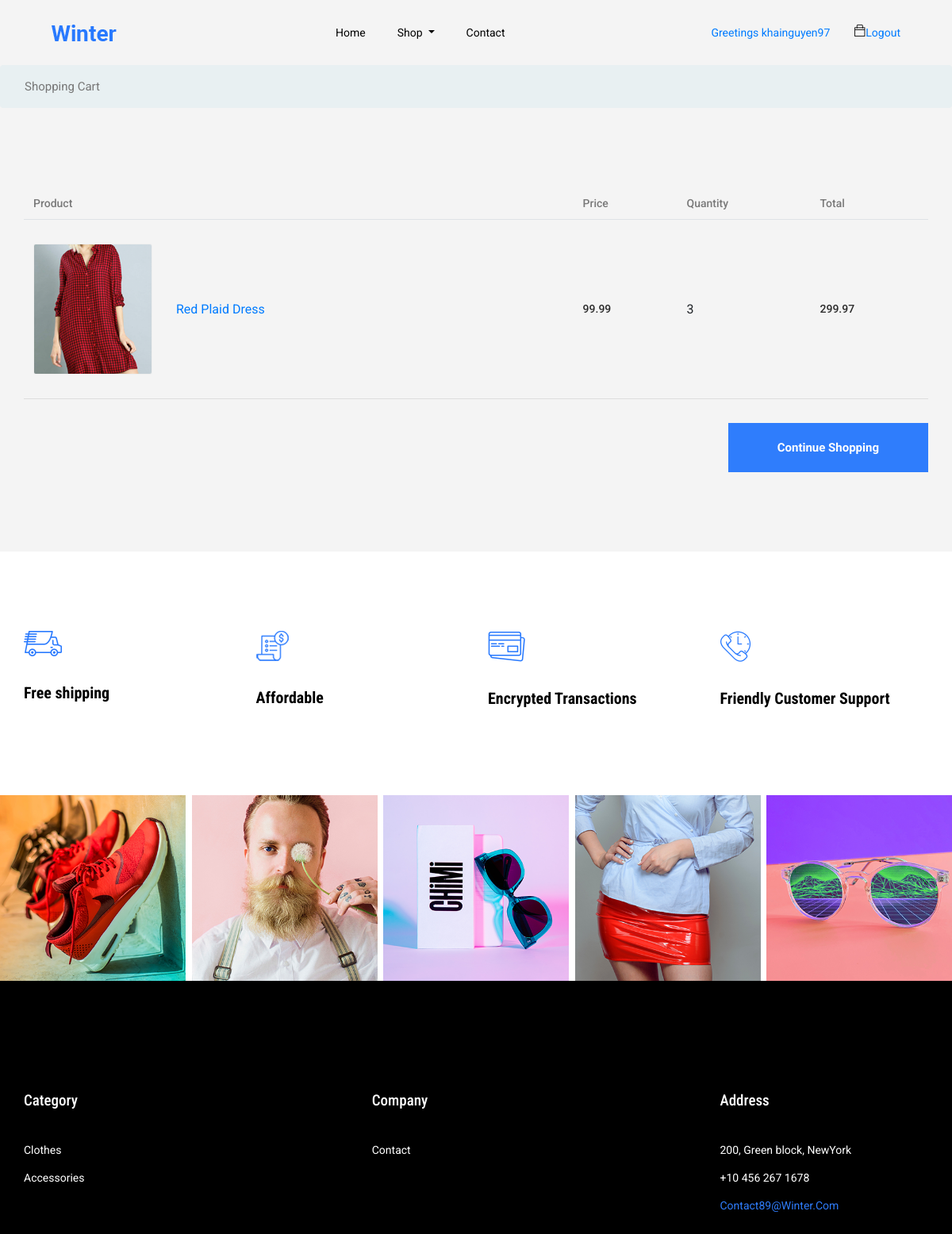
/cart.html (signed in), run on the app's committed database.
### app.py (models this page shows)
class UserAccount(UserMixin, db.Model):
    id = db.Column(db.Integer, primary_key=True)
    username = db.Column(db.String(15), unique=True)
    password = db.Column(db.String(40))
    mycart = db.relationship('Shoppingcart', backref='owner', lazy='dynamic')

class Inventory(db.Model):
    id = db.Column(db.Integer, primary_key=True)
    name = db.Column(db.String(64), unique=True)
    img_path = db.Column(db.String(120), unique=True)
    category = db.Column(db.String(1))
    quantity = db.Column(db.Integer, default = 5)
    price = db.Column(db.Integer)
    cart = db.relationship('Shoppingcart', lazy='dynamic')

### app.py (the view)
@app.route('/cart.html', methods=['POST','GET'])
@login_required
def cart():
    form = ShopForm()
    conn = None
    try:
        conn = sqlite3.connect("database.db")
    except Error as e:
        print(e)
    cur = conn.cursor()
    userID = 0
    if ('id' in session):
        userID = session['id']
    cur.execute("create table temptable as select item_id, SUM(quantity) as quantity from shoppingcart where user_id = (?) group by item_id;", [userID])
    cur.execute("select inventory.id, name, img_path, price, temptable.quantity, ROUND(temptable.quantity * price, 2) as total from inventory inner join temptable on inventory.id = temptable.item_id group by inventory.id;")
    myShoppingCart = cur.fetchall()
    cur.execute("drop table temptable;")
    conn.close()
    return render_template("cart.html", form=form, active_user='user' in session, myCart=myShoppingCart)

### app.py (called while the page is built)
@login_mng.user_loader
def load_user(userId):
    return UserAccount.query.get(int(userId))

### templates/cart.html (shortened to what this page needs)
{% extends "base.html" %}
{% block content %}
  <section class="breadcrumb breadcrumb_bg">
      <div class="container">
          <div class="row justify-content-center">
              <div class="col-lg-12">
                  <div class="breadcrumb_iner">
                      <div class="breadcrumb_iner_item">
                          <p>Shopping Cart</p>
                      </div>
                  </div>
              </div>
          </div>
      </div>
  </section>
  <section class="cart_area section_padding">
    <div class="container">
      <div class="cart_inner">
        <div class="table-responsive">
          <table class="table">
            <thead>
              <tr>
                <th scope="col">Product</th>
                <th scope="col">Price</th>
                <th scope="col">Quantity</th>
                <th scope="col">Total</th>
              </tr>
            </thead>
            <tbody>
            {% for item in myCart %}
              <tr>
                <td>
                  <div class="media">
                    <div class="d-flex">
                      <a href="/single-product.html/{{item[1]}}">
                           <img src={{item[2]}} alt="">
                      </a>
                    </div>
                    <div class="media-body">
                      <a href="/single-product.html/{{item[1]}}">{{item[1]}}</a>
                    </div>
                  </div>
                </td>
                <td>
                  <h5>{{item[3]}}</h5>
                </td>
                <td>
                  <div class="product_count">
                    <span class="input-number-decrement"> </span>
                    {{item[4]}}
                    <span class="input-number-increment"> </span>
                  </div>
                </td>
                <td>
                  <h5>{{item[5]}}</h5>
                </td>
              </tr>
            {% endfor %}
            </tbody>
          </table>
          <div class="checkout_btn_inner float-right">
            <a class="btn_1" href="/category/Clothes">Continue Shopping</a>
          </div>
        </div>
      </div>
  </section>
{% endblock %}

### templates/base.html (shortened to what this page needs)
<html>
<head>
  <link rel="stylesheet" href="/static/css/bootstrap.min.css">
  <link rel="stylesheet" href="/static/css/animate.css">
  <link rel="stylesheet" href="/static/css/owl.carousel.min.css">
  <link rel="stylesheet" href="/static/css/all.css">
  <link rel="stylesheet" href="/static/css/nice-select.css">
  <link rel="stylesheet" href="/static/css/price_rangs.css">
  <link rel="stylesheet" href="/static/css/lightslider.min.css">
  <link rel="stylesheet" href="/static/css/flaticon.css">
  <link rel="stylesheet" href="/static/css/themify-icons.css">
  <link rel="stylesheet" href="/static/css/magnific-popup.css">
  <link rel="stylesheet" href="/static/css/slick.css">
  <link rel="stylesheet" href="/static/css/style.css">
  <link rel="stylesheet" href="/static/css/review.css">
</head>
<body>
  {% block navbar %}
  <header class="main_menu home_menu">
    <div class="container-fluid">
      <div class="row align-items-center justify-content-center">
        <div class="col-lg-11">
          <nav class="navbar navbar-expand-lg navbar-light">
            <a class="navbar-brand" href="/"> <img src="/static/img/logo.png" alt="logo"> </a>
            <div class="collapse navbar-collapse main-menu-item" id="navbarSupportedContent">
              <ul class="navbar-nav">
                <li class="nav-item">
                  <a class="nav-link" href="/">Home</a>
                </li>
                <li class="nav-item dropdown">
                  <a class="nav-link dropdown-toggle" href="blog.html" id="navbarDropdown_1" role="button" data-toggle="dropdown" aria-haspopup="true" aria-expanded="false">
                    Shop
                  </a>
                </li>
                <li class="nav-item">
                  <a class="nav-link" href="/contact.html">Contact</a>
                </li>
              </ul>
            </div>
            <div class="hearer_icon d-flex">
                {% if 'user' in session %}
                  <a href="#">Greetings {{session.user}}</a>
                  <a href="/cart.html" id="navbarDropdown3" role="button" aria-haspopup="true" aria-expanded="false">
                    <i class="ti-bag"></i>
                  </a>
                  <a id="search_1" href="/logout.html">
                    Logout
                  </a>
                {% else %}
                  <a id="search_1" href="/login.html">
                    Login
                  </a>
                {% endif %}
            </div>
          </nav>
        </div>
      </div>
    </div>
  </header>
  {% endblock %}
  {% block content %}{% endblock %}
  <section class="shipping_details section_padding">
      <div class="container">
          <div class="row">
              <div class="col-lg-3 col-sm-6">
                  <div class="single_shopping_details">
                      <img src="/static/img/icon/icon_1.png" alt="">
                      <h4>Free shipping</h4>
                  </div>
              </div>
              <div class="col-lg-3 col-sm-6">
                  <div class="single_shopping_details">
                      <img src="/static/img/icon/icon_2.png" alt="">
                      <h4>Affordable</h4>
                  </div>
              </div>
              <div class="col-lg-3 col-sm-6">
                  <div class="single_shopping_details">
                      <img src="/static/img/icon/icon_3.png" alt="">
                      <h4>Encrypted Transactions</h4>
                  </div>
              </div>
              <div class="col-lg-3 col-sm-6">
                  <div class="single_shopping_details">
                      <img src="/static/img/icon/icon_4.png" alt="">
                      <h4>Friendly Customer Support</h4>
                  </div>
              </div>
          </div>
      </div>
  </section>
  <section class="instagram_photo">
      <div class="container-fluid">
          <div class="row">
              <div class="col-lg-12">
                  <div class="instagram_photo_iner">
                      <div class="single_instgram_photo">
                          <img src="/static/img/instagram/inst_1.png" alt="">
                      </div>
                      <div class="single_instgram_photo">
                          <img src="/static/img/instagram/inst_2.png" alt="">
                      </div>
                      <div class="single_instgram_photo">
                          <img src="/static/img/instagram/inst_3.png" alt="">
                      </div>
                      <div class="single_instgram_photo">
                          <img src="/static/img/instagram/inst_4.png" alt="">
                      </div>
                      <div class="single_instgram_photo">
                          <img src="/static/img/instagram/inst_5.png" alt="">
                      </div>
                  </div>
              </div>
          </div>
      </div>
  </section>
  {% block footer %}
  <footer class="footer_part">
    <div class="container">
      <div class="row justify-content-between">
        <div class="col-sm-6 col-lg-2">
          <div class="single_footer_part">
            <h4>Category</h4>
            <ul class="list-unstyled">
              <li><a href="/category/Clothes">Clothes</a></li>
              <li><a href="/category/Accessories">Accessories</a></li>
            </ul>
          </div>
        </div>
        <div class="col-sm-6 col-lg-2">
          <div class="single_footer_part">
            <h4>Company</h4>
            <ul class="list-unstyled">
              <li><a href="/contact.html">Contact</a></li>
            </ul>
          </div>
        </div>
        <div class="col-sm-6 col-lg-3">
          <div class="single_footer_part">
            <h4>Address</h4>
            <ul class="list-unstyled">
              <li><a href="#">200, Green block, NewYork</a></li>
              <li><a href="#">+10 456 267 1678</a></li>
              <li><span>contact89@winter.com</span></li>
            </ul>
          </div>
        </div>
      </div>
    </div>
  </footer>
  {% endblock %}
</body>
</html>

### data on the page
UserAccount: user "khainguyen97"
Inventory: img_path (picture), name "Red Plaid Dress", price "99.99", id "3", item "299.97"
